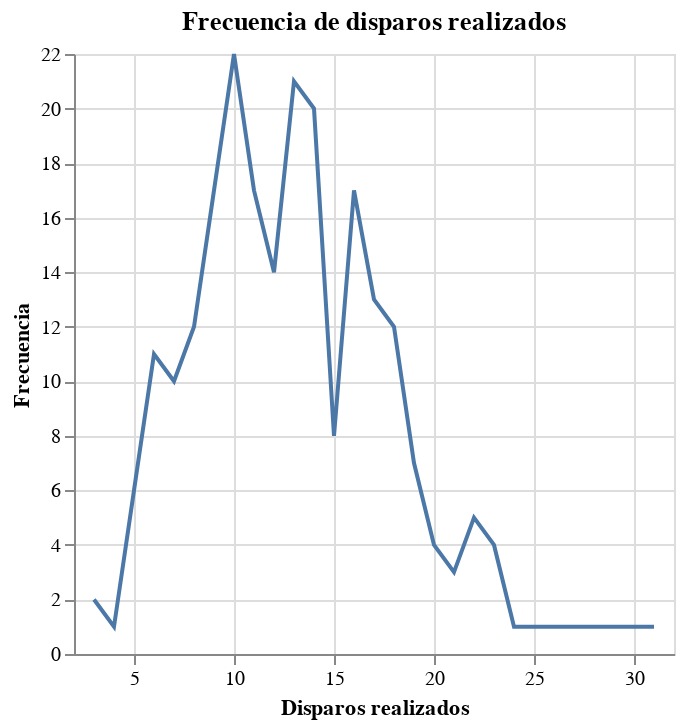

Write notebook code for a chart like this one.
### Markdown cell above
### Gráfica de línea
Gráfica de línea con la frecuencia de disparos realizados.
- [Simple Line Chart](https://altair-viz.github.io/gallery/simple_line_chart.html)

### Code cell
# Gráfica autodescriptiva
alt.Chart(df_cruzazul).mark_line().encode(
    alt.X("Disparos_realizados:Q",title="Disparos realizados"),
    alt.Y('count()', title="Frecuencia")
).properties(
    title="Frecuencia de disparos realizados"
)

### Figure 1 — Vega-Lite specification as saved in the notebook (floating-point values rounded to 4 significant figures; data arrays with more than 128 entries replaced by an {"elided": "..."} marker saying what was removed)
{"config": {"view": {"continuousWidth": 300, "continuousHeight": 300}}, "data": {"name": "data-a9677f9b126812339cd6c1ae04f9fb00"}, "mark": {"type": "line"}, "encoding": {"x": {"field": "Disparos_realizados", "title": "Disparos realizados", "type": "quantitative"}, "y": {"aggregate": "count", "title": "Frecuencia", "type": "quantitative"}}, "title": "Frecuencia de disparos realizados", "$schema": "https://vega.github.io/schema/vega-lite/v5.16.3.json", "datasets": {"data-a9677f9b126812339cd6c1ae04f9fb00": {"elided": "229 records"}}}
